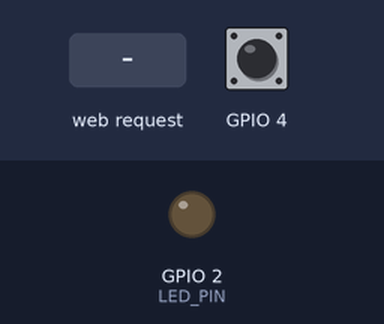
This sketch was run on a simulated ESP32. On the bench: output pins drawn as LEDs (lit = HIGH). Dashed ring = blinking. Inputs (shaded band) come from the test bench; at power-on: GPIO 4 HIGH. What the sketch prints to the serial monitor is not drawn.

Above: at 1.2 s.
1.3 s: HTTP request GET /arm received
2.8 s: GPIO 4 pulled LOW for 0.15 s
At 2.87 s:
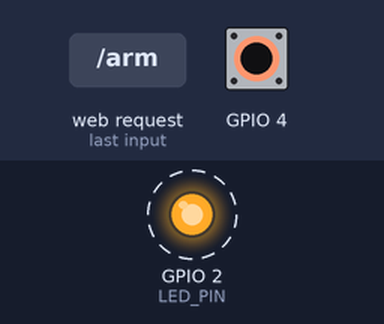
5.8 s: HTTP request GET /disarm received
At 6.7 s:
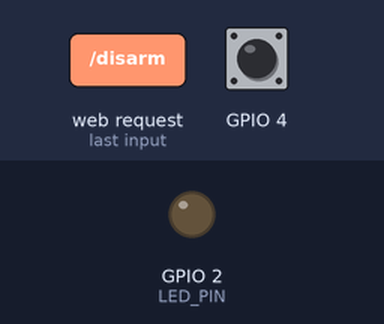
Timing chart, 0 to 8.8 s (numbered marks = the images above; inputs shaded):
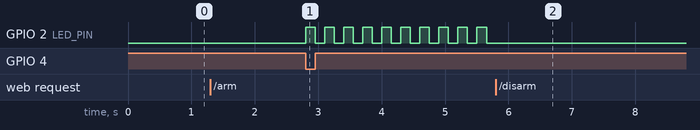

The sketch:

ex08.ino
```cpp
#include <WiFi.h>
#include <WebServer.h>

// WiFi 配置 - 改为AP模式
const char* ap_ssid = "ESP32_Alarm";       // 创建的WiFi名称
const char* ap_password = "12345678";      // WiFi密码（至少8位）

// 硬件引脚定义
const int LED_PIN = 2;          // 报警 LED (GPIO2)
const int TOUCH_PIN = T0;       // 触摸引脚 GPIO4 (ESP32 触摸引脚 T0)

// 系统状态变量
bool armed = false;             // 是否布防
bool alarmActive = false;       // 是否正在报警闪烁
unsigned long lastToggle = 0;
const unsigned long BLINK_INTERVAL = 150;
bool ledState = false;

WebServer server(80);

// 触摸中断处理函数
void IRAM_ATTR onTouch() {
  // 仅在布防且未处于报警状态时触发报警
  if (armed && !alarmActive) {
    alarmActive = true;
  }
}

String makePage() {
  String statusText;
  String statusColor;
  if (alarmActive) {
    statusText = "报警中！";
    statusColor = "red";
  } else if (armed) {
    statusText = "已布防 (Arm)";
    statusColor = "green";
  } else {
    statusText = "已撤防 (Disarm)";
    statusColor = "gray";
  }

  String html = R"rawliteral(
<!DOCTYPE html>
<html lang="zh-CN">
<head>
  <meta charset="UTF-8">
  <meta name="viewport" content="width=device-width, initial-scale=1.0">
  <title>ESP32 安防报警器</title>
  <style>
    body { font-family: Arial; text-align: center; margin-top: 50px; background: #f0f0f0; }
    .container { background: white; max-width: 400px; margin: auto; padding: 30px; border-radius: 20px; box-shadow: 0 4px 8px rgba(0,0,0,0.2); }
    h1 { color: #333; }
    .status { font-size: 1.5em; margin: 20px; padding: 15px; border-radius: 10px; font-weight: bold; }
    button { font-size: 1.2em; padding: 12px 25px; margin: 10px; border: none; border-radius: 30px; cursor: pointer; transition: 0.3s; }
    .arm { background-color: #2ecc71; color: white; }
    .arm:hover { background-color: #27ae60; }
    .disarm { background-color: #e74c3c; color: white; }
    .disarm:hover { background-color: #c0392b; }
    .info { margin-top: 30px; color: #555; font-size: 0.9em; }
  </style>
</head>
<body>
<div class="container">
  <h1>物联网安防报警器</h1>
  <div class="status" style="color: )rawliteral" + statusColor + R"rawliteral(;">)rawliteral" + statusText + R"rawliteral(</div>
  <a href="/arm"><button class="arm">布防 (Arm)</button></a>
  <a href="/disarm"><button class="disarm">撤防 (Disarm)</button></a>
  <div class="info">
    <p>布防后，触摸传感器引脚 (GPIO4) 将触发报警</p>
    <p>报警后 LED 狂闪，必须点击【撤防】才能停止</p>
  </div>
</div>
</body>
</html>
)rawliteral";
  return html;
}

void handleRoot() {
  server.send(200, "text/html; charset=UTF-8", makePage());
}

// 布防处理
void handleArm() {
  armed = true;
  alarmActive = false;       // 布防时清除之前的报警标志
  digitalWrite(LED_PIN, LOW); // 确保 LED 熄灭
  ledState = false;
  Serial.println("系统已布防 (Armed)");
  server.sendHeader("Location", "/");
  server.send(303);
}

// 撤防处理
void handleDisarm() {
  armed = false;
  alarmActive = false;       // 停止报警
  digitalWrite(LED_PIN, LOW); // 熄灭 LED
  ledState = false;
  Serial.println("系统已撤防 (Disarmed)");
  server.sendHeader("Location", "/");
  server.send(303);
}

void setup() {
  Serial.begin(9600);
  pinMode(LED_PIN, OUTPUT);
  digitalWrite(LED_PIN, LOW);

  // 配置触摸引脚中断，触发方式为触摸时产生中断
  touchAttachInterrupt(TOUCH_PIN, onTouch, 40); // 阈值 40，可根据灵敏度调整

  // 启动AP模式
  WiFi.softAP(ap_ssid, ap_password);
  Serial.println("AP模式启动成功");
  Serial.print("WiFi名称: ");
  Serial.println(ap_ssid);
  Serial.print("访问地址: http://");
  Serial.println(WiFi.softAPIP());

  // 配置 Web 路由
  server.on("/", handleRoot);
  server.on("/arm", handleArm);
  server.on("/disarm", handleDisarm);
  server.begin();
  Serial.println("HTTP 服务器已启动");
}

void loop() {
  server.handleClient();  // 处理网页请求

  // 报警闪烁逻辑 (非阻塞)
  if (alarmActive) {
    unsigned long now = millis();
    if (now - lastToggle >= BLINK_INTERVAL) {
      lastToggle = now;
      ledState = !ledState;
      digitalWrite(LED_PIN, ledState ? HIGH : LOW);
    }
  }
}
```

Measured:
- after the input at 1.3 s, every drawn part: stays the same
- after the input at 2.8 s, GPIO 2 (LED_PIN): alternates HIGH for 0.15 s and LOW for 0.15 s, starting at once
- after the input at 5.8 s, GPIO 2 (LED_PIN): stops changing and stays LOW
